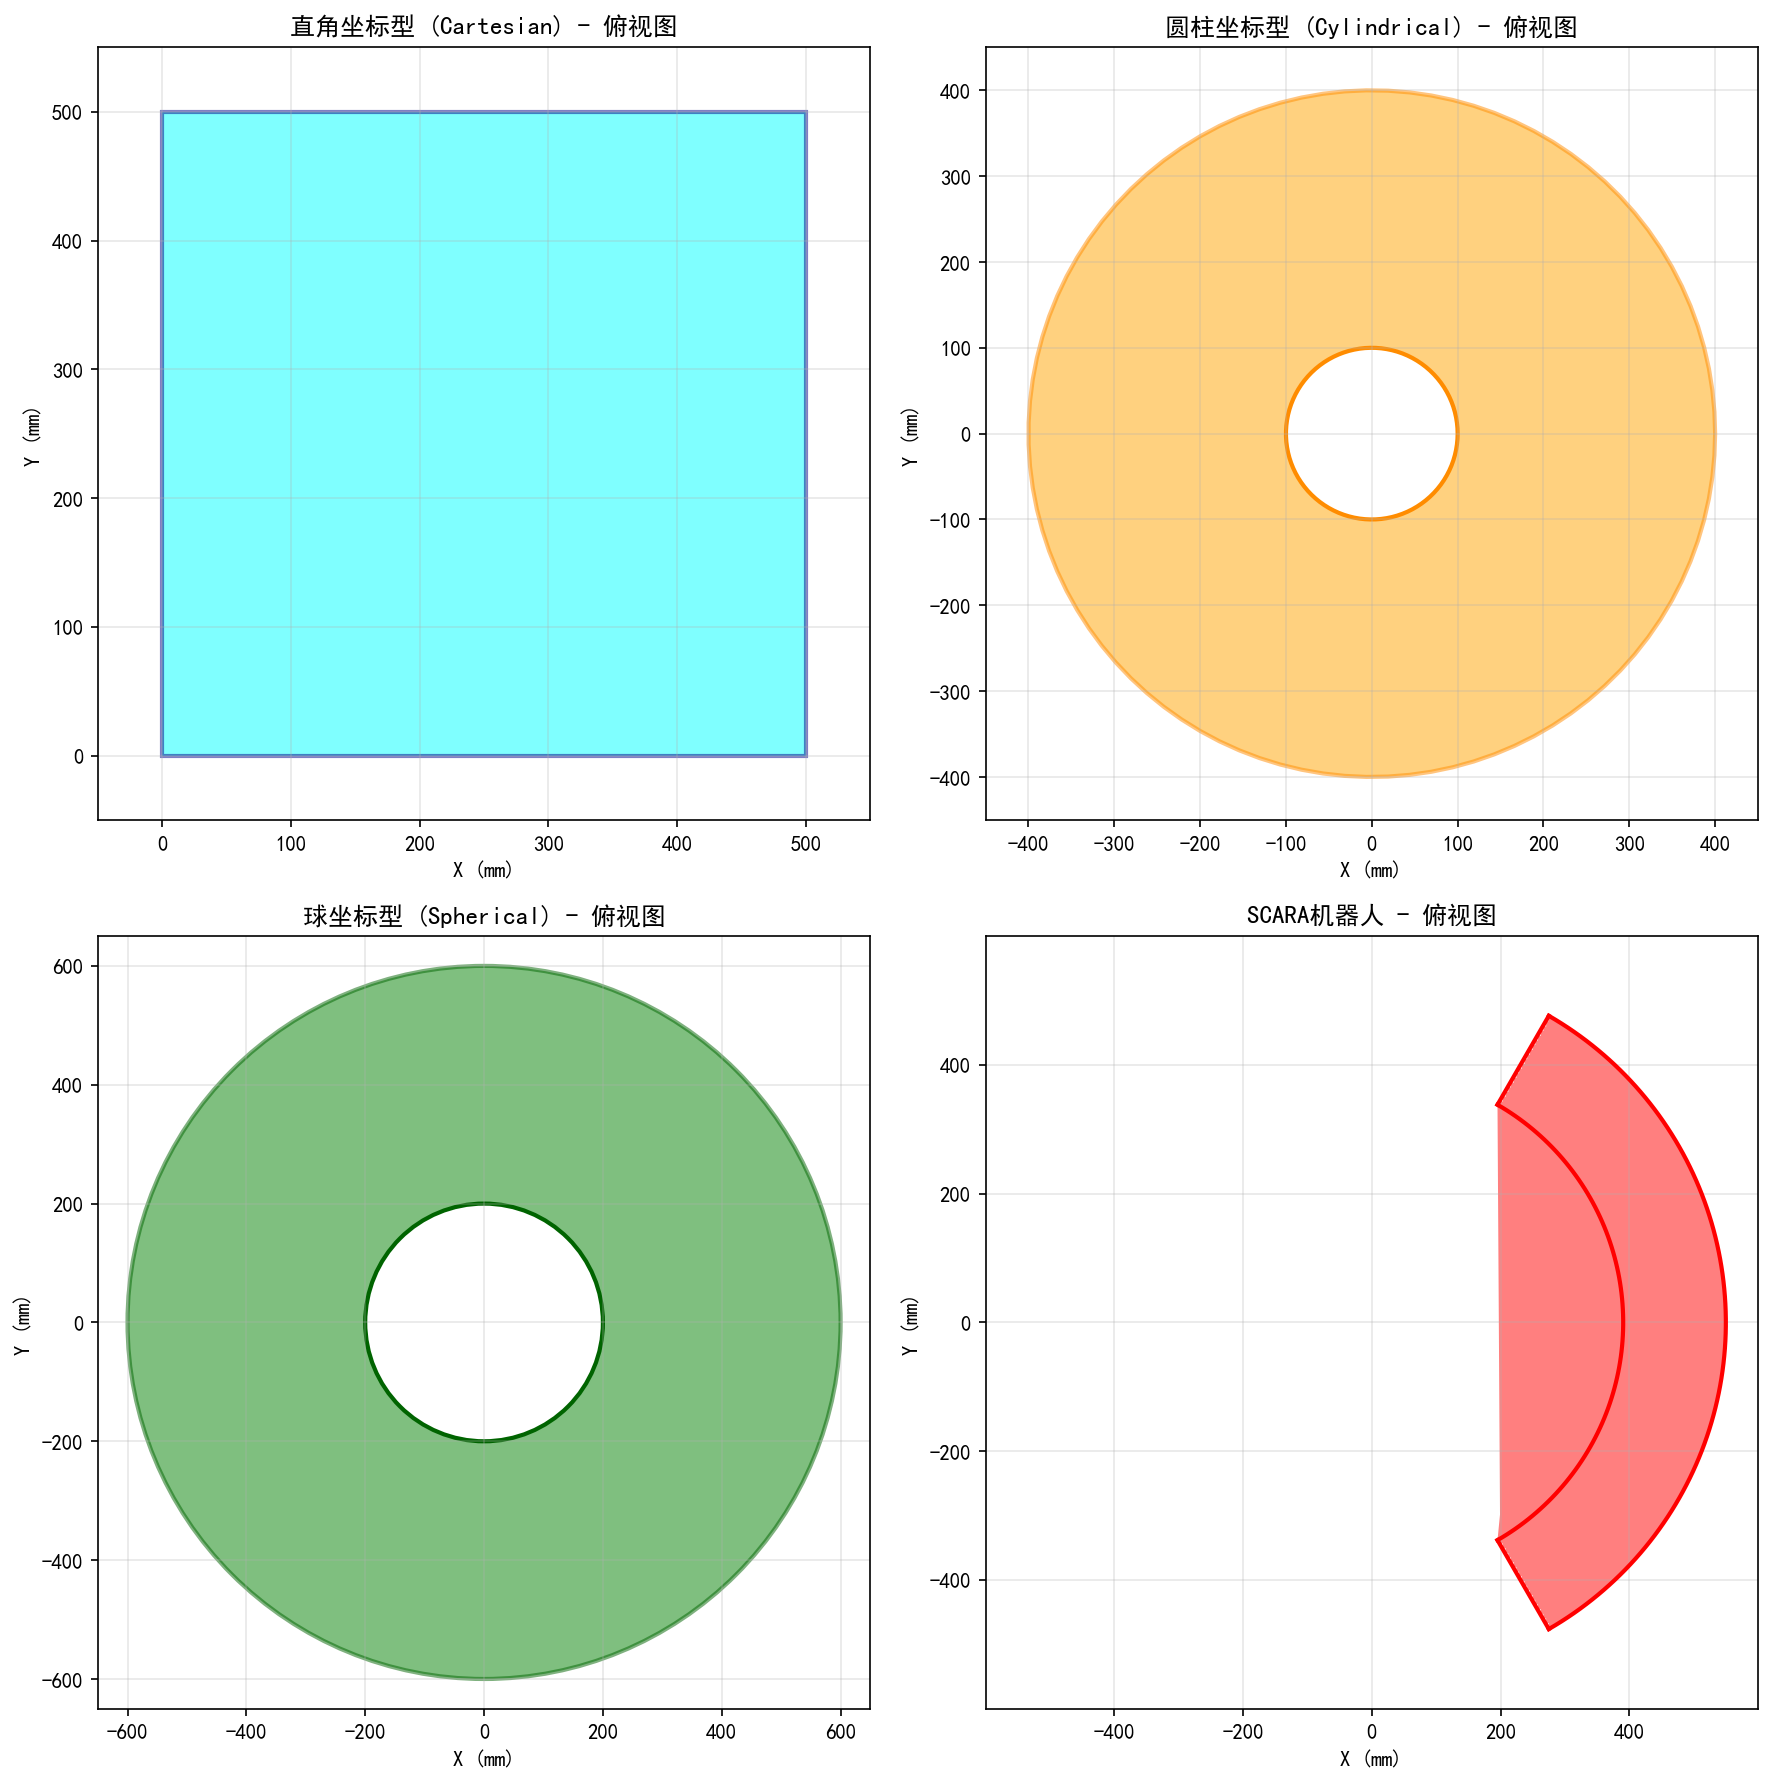

Generate this figure with Python:
import numpy as np
import matplotlib.pyplot as plt

plt.rcParams['font.sans-serif'] = ['SimHei', 'Microsoft YaHei']
plt.rcParams['axes.unicode_minus'] = False

def plot_cartesian_topview(ax, x_range, y_range):
    x_min, x_max = x_range
    y_min, y_max = y_range
    
    rect = plt.Rectangle((x_min, y_min), x_max - x_min, y_max - y_min, 
                          fill=True, alpha=0.5, facecolor='cyan', edgecolor='darkblue', lw=2)
    ax.add_patch(rect)
    
    ax.set_xlim(x_min - 50, x_max + 50)
    ax.set_ylim(y_min - 50, y_max + 50)
    ax.set_xlabel('X (mm)')
    ax.set_ylabel('Y (mm)')
    ax.set_title('直角坐标型 (Cartesian) - 俯视图')
    ax.set_aspect('equal')
    ax.grid(True, alpha=0.3)

def plot_cylindrical_topview(ax, r_range):
    r_min, r_max = r_range
    
    theta = np.linspace(0, 2*np.pi, 100)
    
    x_outer = r_max * np.cos(theta)
    y_outer = r_max * np.sin(theta)
    ax.fill(x_outer, y_outer, alpha=0.5, facecolor='orange', edgecolor='darkorange', lw=2)
    
    x_inner = r_min * np.cos(theta)
    y_inner = r_min * np.sin(theta)
    ax.fill(x_inner, y_inner, alpha=1, facecolor='white', edgecolor='darkorange', lw=2)
    
    ax.set_xlim(-r_max - 50, r_max + 50)
    ax.set_ylim(-r_max - 50, r_max + 50)
    ax.set_xlabel('X (mm)')
    ax.set_ylabel('Y (mm)')
    ax.set_title('圆柱坐标型 (Cylindrical) - 俯视图')
    ax.set_aspect('equal')
    ax.grid(True, alpha=0.3)

def plot_spherical_topview(ax, r_range):
    r_min, r_max = r_range
    
    circle = plt.Circle((0, 0), r_max, fill=True, alpha=0.5, facecolor='green', edgecolor='darkgreen', lw=2)
    ax.add_patch(circle)
    
    inner_circle = plt.Circle((0, 0), r_min, fill=True, facecolor='white', edgecolor='darkgreen', lw=2)
    ax.add_patch(inner_circle)
    
    ax.set_xlim(-r_max - 50, r_max + 50)
    ax.set_ylim(-r_max - 50, r_max + 50)
    ax.set_xlabel('X (mm)')
    ax.set_ylabel('Y (mm)')
    ax.set_title('球坐标型 (Spherical) - 俯视图')
    ax.set_aspect('equal')
    ax.grid(True, alpha=0.3)

def plot_scara_topview(ax, l1, l2, theta1_range, theta2_range):
    theta1_min, theta1_max = theta1_range
    theta2_min, theta2_max = theta2_range
    
    theta2 = np.linspace(theta2_min, theta2_max, 100)
    R = np.sqrt(l1**2 + l2**2 + 2*l1*l2*np.cos(theta2))
    r_min, r_max = R.min(), R.max()
    
    theta1 = np.linspace(theta1_min, theta1_max, 100)
    
    for r_val in [r_min, r_max]:
        x = r_val * np.cos(theta1)
        y = r_val * np.sin(theta1)
        ax.plot(x, y, 'r-', lw=2)
    
    for theta_val in [theta1_min, theta1_max]:
        x_edge = [r_min * np.cos(theta_val), r_max * np.cos(theta_val)]
        y_edge = [r_min * np.sin(theta_val), r_max * np.sin(theta_val)]
        ax.plot(x_edge, y_edge, 'r-', lw=2)
    
    theta_fill = np.linspace(theta1_min, theta1_max, 50)
    r_fill = np.linspace(r_min, r_max, 20)
    Theta, R_fill = np.meshgrid(theta_fill, r_fill)
    X = R_fill * np.cos(Theta)
    Y = R_fill * np.sin(Theta)
    ax.fill(X.flatten(), Y.flatten(), alpha=0.5, facecolor='red')
    
    ax.set_xlim(-r_max - 50, r_max + 50)
    ax.set_ylim(-r_max - 50, r_max + 50)
    ax.set_xlabel('X (mm)')
    ax.set_ylabel('Y (mm)')
    ax.set_title('SCARA机器人 - 俯视图')
    ax.set_aspect('equal')
    ax.grid(True, alpha=0.3)

def main():
    fig, axes = plt.subplots(2, 2, figsize=(12, 12))
    
    plot_cartesian_topview(axes[0, 0], x_range=(0, 500), y_range=(0, 500))
    
    plot_cylindrical_topview(axes[0, 1], r_range=(100, 400))
    
    plot_spherical_topview(axes[1, 0], r_range=(200, 600))
    
    plot_scara_topview(axes[1, 1], 
                       l1=300, 
                       l2=250, 
                       theta1_range=(-np.pi/3, np.pi/3),
                       theta2_range=(-np.pi/2, np.pi/2))
    
    plt.tight_layout()
    plt.savefig('robot_workspace_topview.png', dpi=150, bbox_inches='tight')
    plt.show()
    
    print("俯视图已保存为 robot_workspace_topview.png")

if __name__ == "__main__":
    main()
